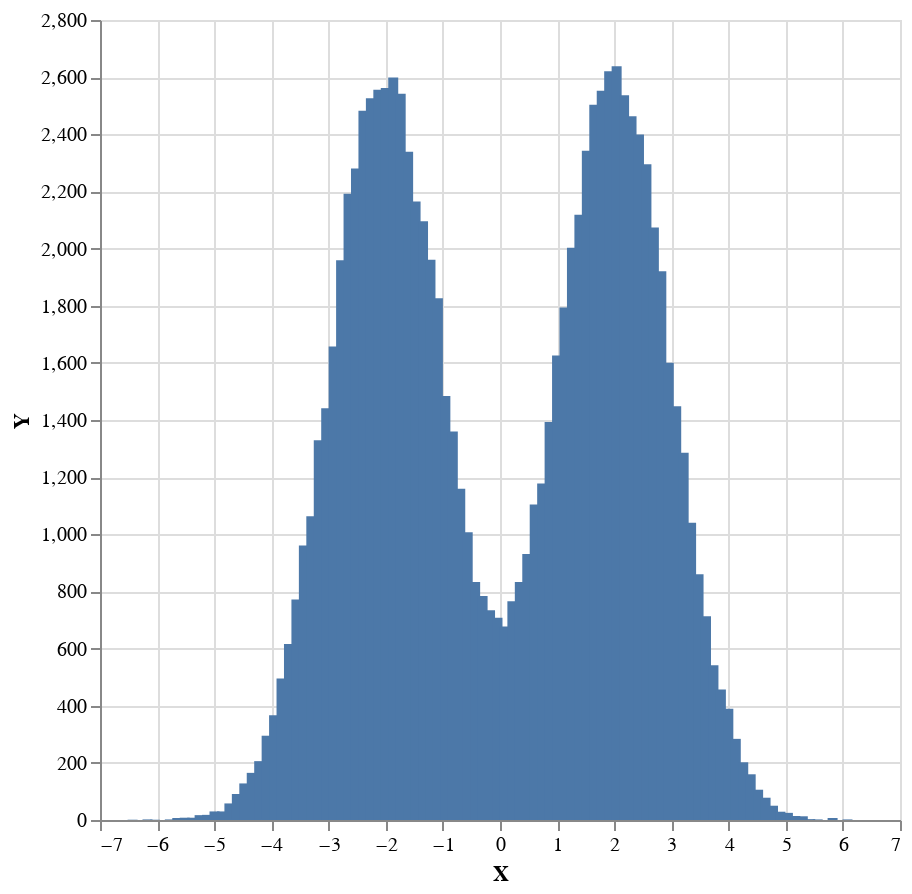

The notebook cell this image was saved under:
### Markdown cell above
Prior predictive model is an application of prior distribution to a generative distribution.

Similarly as in `Sampling.ipynb` example we need to introduce a constant weight by mapping samples to a pair (value, score) with `(,constWeight) <$> `.

### Code cell
constWeight = 1 :: Log Double

sampler $ plot . histogramToList . histogram 100 <$> replicateM 100000 ((,constWeight) <$>  priorPredictive model)

### Figure 1 — Vega-Lite specification as saved in the notebook (floating-point values rounded to 4 significant figures)
{"$schema": "https://vega.github.io/schema/vega-lite/v4.json", "data": {"values": [{"X": -6.43, "Y": 1}, {"X": -6.299, "Y": 0}, {"X": -6.169, "Y": 2}, {"X": -6.039, "Y": 1}, {"X": -5.908, "Y": 0}, {"X": -5.778, "Y": 2}, {"X": -5.648, "Y": 7}, {"X": -5.517, "Y": 8}, {"X": -5.387, "Y": 8}, {"X": -5.257, "Y": 17}, {"X": -5.126, "Y": 18}, {"X": -4.996, "Y": 30}, {"X": -4.866, "Y": 30}, {"X": -4.735, "Y": 58}, {"X": -4.605, "Y": 91}, {"X": -4.475, "Y": 128}, {"X": -4.344, "Y": 165}, {"X": -4.214, "Y": 206}, {"X": -4.084, "Y": 295}, {"X": -3.953, "Y": 367}, {"X": -3.823, "Y": 495}, {"X": -3.693, "Y": 616}, {"X": -3.563, "Y": 772}, {"X": -3.432, "Y": 961}, {"X": -3.302, "Y": 1063}, {"X": -3.172, "Y": 1329}, {"X": -3.041, "Y": 1441}, {"X": -2.911, "Y": 1657}, {"X": -2.781, "Y": 1959}, {"X": -2.65, "Y": 2192}, {"X": -2.52, "Y": 2280}, {"X": -2.39, "Y": 2482}, {"X": -2.259, "Y": 2526}, {"X": -2.129, "Y": 2556}, {"X": -1.999, "Y": 2562}, {"X": -1.868, "Y": 2599}, {"X": -1.738, "Y": 2542}, {"X": -1.608, "Y": 2339}, {"X": -1.477, "Y": 2165}, {"X": -1.347, "Y": 2096}, {"X": -1.217, "Y": 1961}, {"X": -1.087, "Y": 1826}, {"X": -0.9562, "Y": 1484}, {"X": -0.8259, "Y": 1360}, {"X": -0.6956, "Y": 1159}, {"X": -0.5652, "Y": 1007}, {"X": -0.4349, "Y": 833}, {"X": -0.3046, "Y": 784}, {"X": -0.1743, "Y": 734}, {"X": -0.04398, "Y": 708}, {"X": 0.08634, "Y": 677}, {"X": 0.2167, "Y": 766}, {"X": 0.347, "Y": 833}, {"X": 0.4773, "Y": 931}, {"X": 0.6076, "Y": 1104}, {"X": 0.7379, "Y": 1178}, {"X": 0.8682, "Y": 1393}, {"X": 0.9986, "Y": 1626}, {"X": 1.129, "Y": 1794}, {"X": 1.259, "Y": 2003}, {"X": 1.39, "Y": 2118}, {"X": 1.52, "Y": 2342}, {"X": 1.65, "Y": 2503}, {"X": 1.78, "Y": 2552}, {"X": 1.911, "Y": 2621}, {"X": 2.041, "Y": 2638}, {"X": 2.171, "Y": 2537}, {"X": 2.302, "Y": 2463}, {"X": 2.432, "Y": 2399}, {"X": 2.562, "Y": 2295}, {"X": 2.693, "Y": 2074}, {"X": 2.823, "Y": 1921}, {"X": 2.953, "Y": 1600}, {"X": 3.084, "Y": 1448}, {"X": 3.214, "Y": 1285}, {"X": 3.344, "Y": 1040}, {"X": 3.475, "Y": 860}, {"X": 3.605, "Y": 713}, {"X": 3.735, "Y": 542}, {"X": 3.866, "Y": 457}, {"X": 3.996, "Y": 389}, {"X": 4.126, "Y": 284}, {"X": 4.256, "Y": 202}, {"X": 4.387, "Y": 160}, {"X": 4.517, "Y": 106}, {"X": 4.647, "Y": 78}, {"X": 4.778, "Y": 50}, {"X": 4.908, "Y": 29}, {"X": 5.038, "Y": 25}, {"X": 5.169, "Y": 14}, {"X": 5.299, "Y": 13}, {"X": 5.429, "Y": 3}, {"X": 5.56, "Y": 2}, {"X": 5.69, "Y": 0}, {"X": 5.82, "Y": 7}, {"X": 5.951, "Y": 0}, {"X": 6.081, "Y": 2}, {"X": 6.211, "Y": 0}, {"X": 6.342, "Y": 0}, {"X": 6.472, "Y": 0}]}, "encoding": {"x": {"field": "X", "type": "quantitative"}, "y": {"field": "Y", "type": "quantitative"}}, "height": 400, "mark": "bar", "width": 400}
